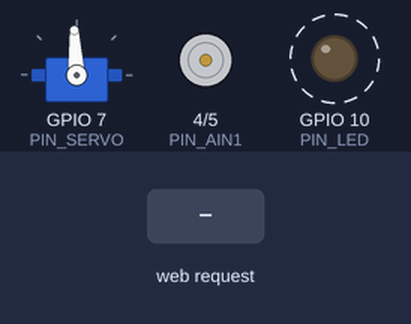
Bench run of a program on a simulated ESP32-C3. Parts: servo, motor-driver pin pairs drawn as motors (green arrow = first pin HIGH = forward, orange = second pin HIGH = backward, longer = more drive, scaled by the enable pin), output pins drawn as LEDs (lit = HIGH). Dashed ring = blinking. The inputs (shaded band) are chosen by the test bench. Servo pulses on a pin are drawn as a servo (544–2400 µs = 0–180°).

Above: at 1.2 s.
1.3 s: HTTP request GET /cmd?c=f received
At 1.8 s:
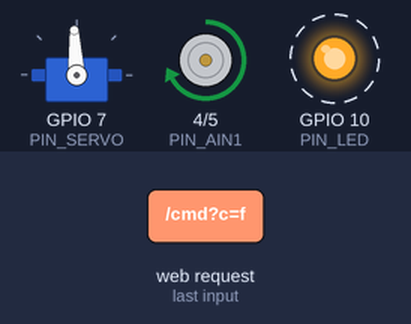
4.3 s: HTTP request GET /cmd?c=b received
7.3 s: HTTP request GET /cmd?c=l received
At 7.75 s:
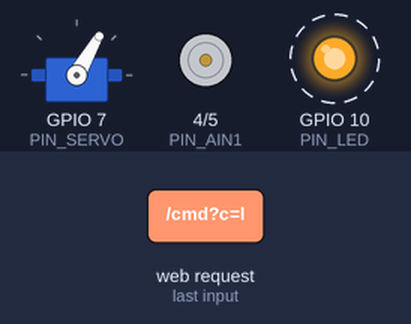
10.3 s: HTTP request GET /cmd?c=r received
At 10.75 s:
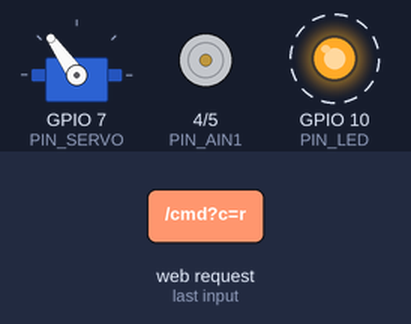
Timing chart, 0 to 14.3 s (numbered marks = the images above; inputs shaded):
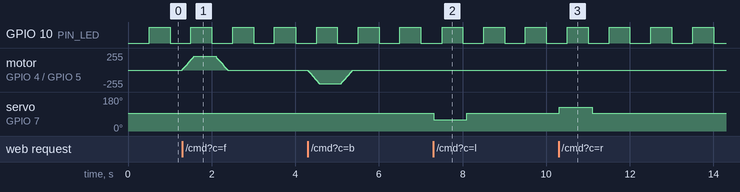

The program:

main.cpp
```cpp
#include <Arduino.h>
/* Ultra Pelican Bicycle 固件 — ESP32-C3 SuperMini
 * WiFi AP "PelicanBike" + 网页大按钮遥控（前进/后退/左转/右转/停）。
 * DRV8833 驱动 N20（方向+PWM 软启+限幅），MG90S 转向。
 * 安全：指令看门狗 800ms 无指令自动停车回中；PWM 限幅 80% 护电机。
 * 目标框架：Arduino-ESP32 core 3.x。引脚见 electronics/pinout.md。
 */
#include <WiFi.h>
#include <WebServer.h>

const char* AP_SSID = "PelicanBike";
const char* AP_PASS = "pelican123";

const int PIN_AIN1 = 4, PIN_AIN2 = 5, PIN_PWMA = 6;
const int PIN_SERVO = 7, PIN_LED = 10;

const int PWM_MAX = 204;          // 80% of 255，护 6V 电机于 7.4V
const unsigned long CMD_TIMEOUT = 800;

// LEDC API 版本隔离（Arduino-ESP32 core2 通道式 / core3 引脚式）
#if ESP_ARDUINO_VERSION_MAJOR >= 3
static void pwmAttach(int pin, uint32_t f, int res) { ledcAttach(pin, f, res); }
static void pwmWrite(int pin, uint32_t v) { ledcWrite(pin, v); }
#else
static void pwmAttach(int pin, uint32_t f, int res) { int ch = (pin == PIN_SERVO) ? 1 : 0; ledcSetup(ch, f, res); ledcAttachPin(pin, ch); }
static void pwmWrite(int pin, uint32_t v) { int ch = (pin == PIN_SERVO) ? 1 : 0; ledcWrite(ch, v); }
#endif

WebServer server(80);
int targetSpeed = 0;              // -255..255
int currentSpeed = 0;
int servoAngle = 90;
unsigned long lastCmd = 0;

const char PAGE[] PROGMEM = R"HTML(
<!doctype html><html><head><meta charset="utf-8">
<meta name="viewport" content="width=device-width,initial-scale=1">
<title>Pelican Bike</title><style>
body{font-family:system-ui;margin:0;display:flex;flex-direction:column;align-items:center;gap:14px;padding:24px;background:#111;color:#eee}
button{font-size:28px;padding:22px 34px;border-radius:16px;border:0;background:#2a6df4;color:#fff;min-width:120px}
button.stop{background:#d43a3a}
.row{display:flex;gap:14px}
</style></head><body>
<h2>鹈鹕自行车</h2>
<p style="color:#999">按住按钮运行，松开即停</p>
<div class="row"><button ontouchstart="down('f')" ontouchend="up()" onmousedown="down('f')" onmouseup="up()">前进</button></div>
<div class="row"><button ontouchstart="down('l')" ontouchend="up()" onmousedown="down('l')" onmouseup="up()">左转</button>
<button class="stop" ontouchstart="cmd('s')" onmousedown="cmd('s')">停</button>
<button ontouchstart="down('r')" ontouchend="up()" onmousedown="down('r')" onmouseup="up()">右转</button></div>
<div class="row"><button ontouchstart="down('b')" ontouchend="up()" onmousedown="down('b')" onmouseup="up()">后退</button></div>
<script>
function cmd(c){fetch('/cmd?c='+c).catch(()=>{});}
let hold=null;
function down(c){cmd(c); if(hold)clearInterval(hold); hold=setInterval(()=>cmd(c),300);}
function up(){if(hold){clearInterval(hold);hold=null;} cmd('s');}
</script></body></html>
)HTML";

void handleRoot() { server.send_P(200, "text/html", PAGE); }

void handleCmd() {
  String c = server.arg("c");
  lastCmd = millis();
  if (c == "f") targetSpeed = PWM_MAX;
  else if (c == "b") targetSpeed = -PWM_MAX;
  else if (c == "l") servoAngle = 60;
  else if (c == "r") servoAngle = 120;
  else { targetSpeed = 0; servoAngle = 90; }
  server.send(200, "text/plain", "ok");
}

void setMotor(int speed) {
  if (speed > 0) { digitalWrite(PIN_AIN1, HIGH); digitalWrite(PIN_AIN2, LOW); }
  else if (speed < 0) { digitalWrite(PIN_AIN1, LOW); digitalWrite(PIN_AIN2, HIGH); }
  else { digitalWrite(PIN_AIN1, LOW); digitalWrite(PIN_AIN2, LOW); }
  pwmWrite(PIN_PWMA, abs(speed));
}

void setServo(int angle) {
  // 50Hz(20ms) 16bit：0.5–2.5ms 脉宽映射 0–180°，换算占空比
  int us = map(angle, 0, 180, 500, 2500);
  pwmWrite(PIN_SERVO, (uint32_t)(us * 65535.0 / 20000.0));
}

void setup() {
  pinMode(PIN_AIN1, OUTPUT); pinMode(PIN_AIN2, OUTPUT);
  pinMode(PIN_PWMA, OUTPUT); pinMode(PIN_LED, OUTPUT);
  pwmAttach(PIN_PWMA, 20000, 8);
  pwmAttach(PIN_SERVO, 50, 16);
  setServo(90);
  WiFi.softAP(AP_SSID, AP_PASS);
  server.on("/", handleRoot);
  server.on("/cmd", handleCmd);
  server.begin();
  lastCmd = millis();
}

void loop() {
  server.handleClient();
  // 看门狗：无指令自动停车回中
  if (millis() - lastCmd > CMD_TIMEOUT) { targetSpeed = 0; servoAngle = 90; }
  // 软启/软停：每 10ms 逼近目标 8
  static unsigned long t = 0;
  if (millis() - t > 10) {
    t = millis();
    int d = targetSpeed - currentSpeed;
    currentSpeed += constrain(d, -8, 8);
    setMotor(currentSpeed);
    setServo(servoAngle);
    digitalWrite(PIN_LED, (millis() / 500) % 2);
  }
}
```

Measured:
- after the input at 1.3 s, motor on GPIO 4 (PIN_AIN1) / GPIO 5 (PIN_AIN2): rises from stopped to forward 203/255 in 0.28 s, then falls to stopped in 0.80 s
- after the input at 7.3 s, servo on GPIO 7 (PIN_SERVO): 93° → 60° at once, → 93° 0.80 s later
- after the input at 10.3 s, servo on GPIO 7 (PIN_SERVO): 93° → 125° at once, → 93° 0.79 s later
- by itself, GPIO 10 (PIN_LED): alternates HIGH for 0.50 s and LOW for 0.50 s
